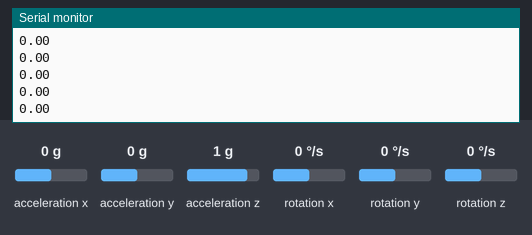
Simulated run of this sketch. Board: ESP32. On the bench: the last lines printed to the serial monitor. The inputs (shaded band) are chosen by the test bench; at power-on: acceleration x 0 g, acceleration y 0 g, acceleration z 1 g, rotation y 0 °/s, rotation x 0 °/s, rotation z 0 °/s.

Above: at 7.0 s.
7.1 s: acceleration x set to -1.4 g
At 7.26 s:
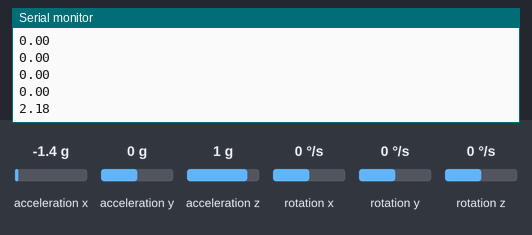
8.6 s: acceleration y set to -1.4 g
At 8.61 s:
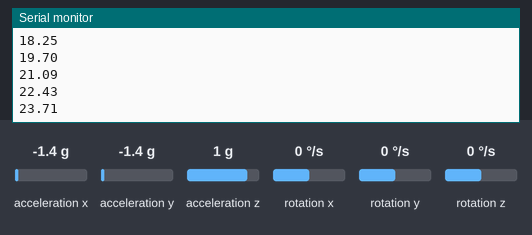
10.1 s: acceleration z set to -1.4 g
At 10.16 s:
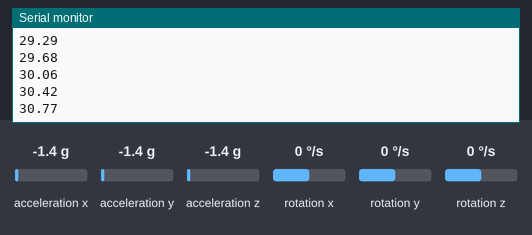
11.6 s: rotation y set to -192 °/s
At 11.61 s:
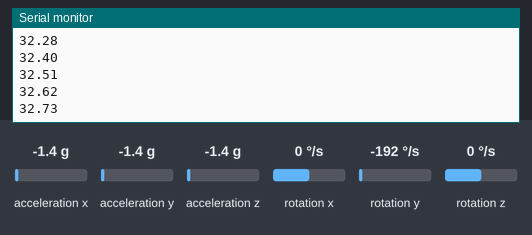
Timing chart, 0 to 14.1 s (numbered marks = the images above; inputs shaded):
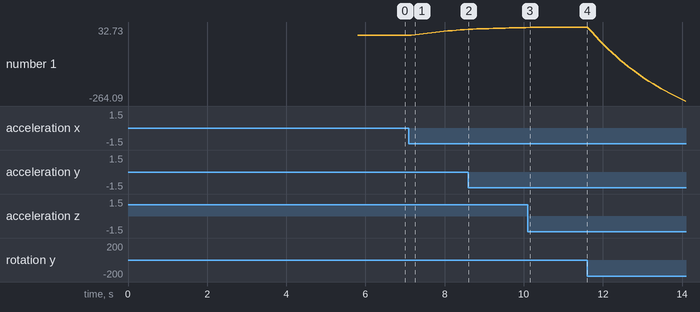

The sketch:

OffsetAndCallibration.ino
```cpp
float gyroX_offset = 0, gyroY_offset = 0, gyroZ_offset = 0;
#include<MPU6050.h>
#include<Wire.h>
MPU6050 mpu;
// imu varibles
float acc_angle_y;
float gyro_rate_y;
float current_angle=0;
float alpha = 0.96; //Complementary filter coefficient (0.98 = trust gyro 98%, accel 2%)
float dt = 0.005; // Loop time (5ms for 200Hz). Adjust based on actual loop time.
unsigned long prev_time = 0;
void calibrateGyro();
  void setup(){
  Serial.begin(115200);
  Wire.begin(21,22);
  mpu.initialize(); //initalising IMU
    if(mpu.testConnection()){   //
    Serial.println("MPU6050 connected...");
    } else{
      Serial.println("MPU6050 not connected...Check Connection");
      while(1);
      }
    calibrateGyro();
  }

  void loop(){
  unsigned long current_time = micros();
  dt = (current_time - prev_time) / 1000000.0; // Convert to seconds
  prev_time = current_time;

    readIMU();
  printAngle();
  current_angle = alpha * (current_angle + gyro_rate_y * dt) + (1 - alpha) * acc_angle_y;
  delay(100);
    }

  void readIMU() {
  int16_t ax,ay,az; // accelerometer values
  int16_t gx,gy,gz; // gyroscope values
  mpu.getMotion6(&ax, &ay, &az, &gx, &gy, &gz);
  //Will decice pitch or roll based on final oreintation of mpu
  acc_angle_y = atan2(-ax, sqrt(ay*ay + az*az)) * 180/PI;  //read angle from accelerometer // roll
  gyro_rate_y = (gy - gyroY_offset) / 131.0;// 131 LSB/(deg/s) for 250deg/s range
  }
  void printAngle(){
     //Will decice pitch or roll based on final oreintation of mpu
   // Serial.print("angle: ");
    //Serial.println(acc_angle_y);
    Serial.println(current_angle);
   // Serial.print("  ");
  }
  void calibrateGyro() {
  Serial.println("Calibrating gyro... KEEP IMU STILL!");
  delay(2000);

  long gx_sum = 0, gy_sum = 0, gz_sum = 0;
  int samples =1000;
  for (int i = 0; i < samples; i++) {
    int16_t gx, gy, gz;
    mpu.getRotation(&gx, &gy, &gz);
    gx_sum += gx;
    gy_sum += gy;
    gz_sum += gz;
    delay(2);
  }

  gyroX_offset = gx_sum / samples;
  gyroY_offset = gy_sum / samples;
  gyroZ_offset = gz_sum / samples;

  Serial.print("Gyro Offsets - X: "); Serial.print(gyroX_offset);
  Serial.print(" Y: "); Serial.print(gyroY_offset);
  Serial.print(" Z: "); Serial.println(gyroZ_offset);
}
```

Measured:
- after the input at 7.1 s, the serial monitor: prints a new line after 0.16 s (image 1)
- plotted number 1: 0 → 22.43 after the input at 7.1 s, 22.43 → 30.42 after the input at 8.6 s, 30.42 → 32.62 after the input at 10.1 s, 32.62 → -264.09 after the input at 11.6 s
